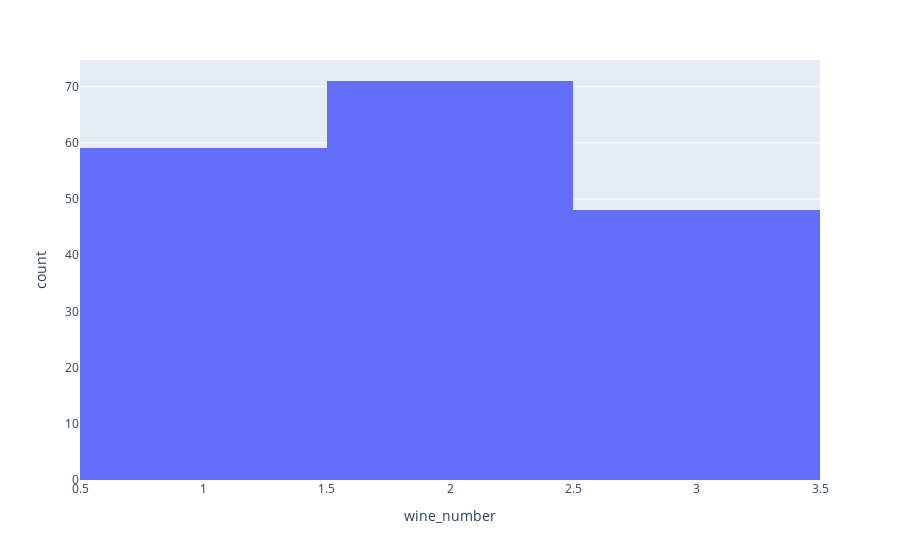
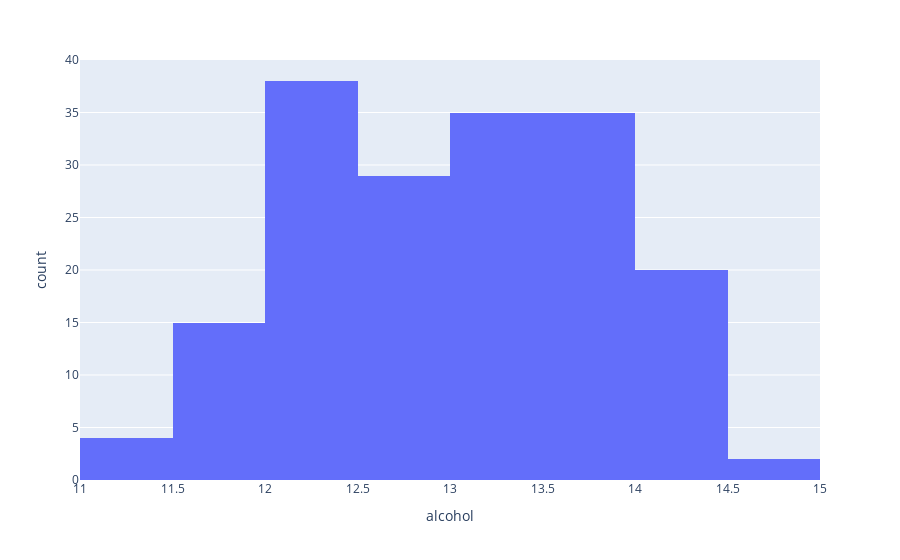
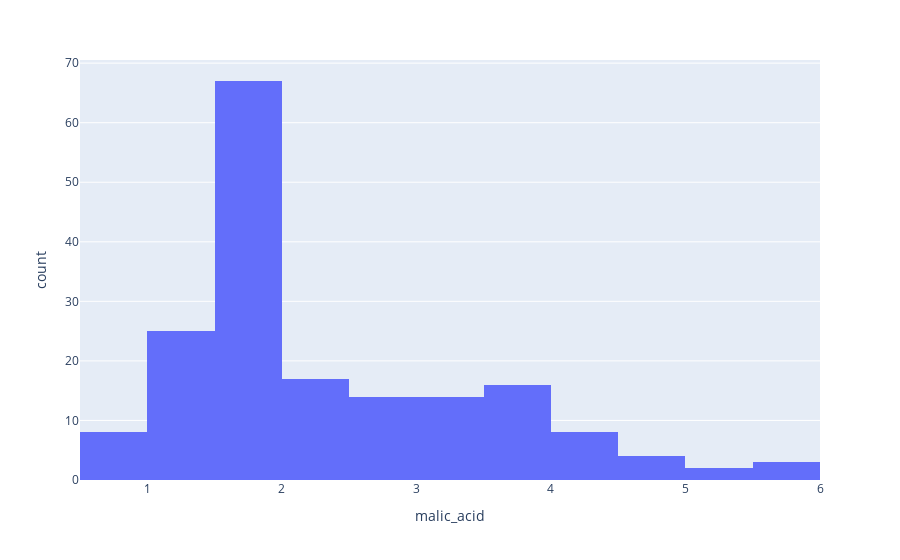
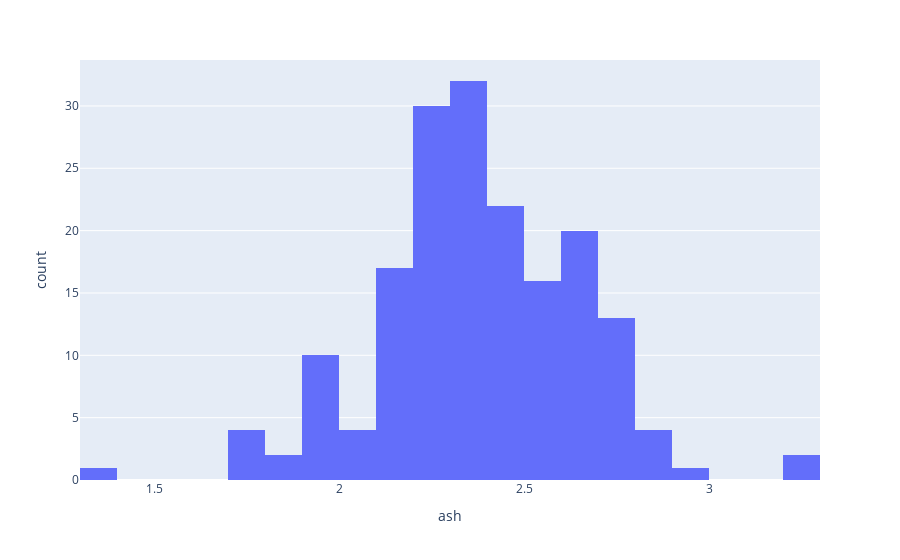

Source (notebook cell) for these figures, in order:
### Markdown cell above
Basic exploration of data distribution

### Code cell
#all distributions
for col in df.keys():
    if df[col].dtype !='O':
        display(px.histogram(x=df[col],labels={'x':col}))

### Figure 1 — Plotly figure (JSON) as saved in the notebook; plotly's stock layout.template omitted (floating-point values rounded to 4 significant figures; data arrays with more than 128 entries replaced by an {"elided": "..."} marker saying what was removed)
{"data": [{"alignmentgroup": "True", "bingroup": "x", "hovertemplate": "wine_number=%{x}<br>count=%{y}<extra></extra>", "legendgroup": "", "marker": {"color": "#636efa", "pattern": {"shape": ""}}, "name": "", "offsetgroup": "", "orientation": "v", "showlegend": false, "type": "histogram", "x": {"elided": "178 int values"}, "xaxis": "x", "yaxis": "y"}], "layout": {"barmode": "relative", "legend": {"tracegroupgap": 0}, "margin": {"t": 60}, "xaxis": {"anchor": "y", "domain": [0, 1], "title": {"text": "wine_number"}}, "yaxis": {"anchor": "x", "domain": [0, 1], "title": {"text": "count"}}}}

### Figure 2 — Plotly figure (JSON) as saved in the notebook; plotly's stock layout.template omitted (floating-point values rounded to 4 significant figures; data arrays with more than 128 entries replaced by an {"elided": "..."} marker saying what was removed)
{"data": [{"alignmentgroup": "True", "bingroup": "x", "hovertemplate": "alcohol=%{x}<br>count=%{y}<extra></extra>", "legendgroup": "", "marker": {"color": "#636efa", "pattern": {"shape": ""}}, "name": "", "offsetgroup": "", "orientation": "v", "showlegend": false, "type": "histogram", "x": {"elided": "178 float values"}, "xaxis": "x", "yaxis": "y"}], "layout": {"barmode": "relative", "legend": {"tracegroupgap": 0}, "margin": {"t": 60}, "xaxis": {"anchor": "y", "domain": [0, 1], "title": {"text": "alcohol"}}, "yaxis": {"anchor": "x", "domain": [0, 1], "title": {"text": "count"}}}}

### Figure 3 — Plotly figure (JSON) as saved in the notebook; plotly's stock layout.template omitted (floating-point values rounded to 4 significant figures; data arrays with more than 128 entries replaced by an {"elided": "..."} marker saying what was removed)
{"data": [{"alignmentgroup": "True", "bingroup": "x", "hovertemplate": "malic_acid=%{x}<br>count=%{y}<extra></extra>", "legendgroup": "", "marker": {"color": "#636efa", "pattern": {"shape": ""}}, "name": "", "offsetgroup": "", "orientation": "v", "showlegend": false, "type": "histogram", "x": {"elided": "178 float values"}, "xaxis": "x", "yaxis": "y"}], "layout": {"barmode": "relative", "legend": {"tracegroupgap": 0}, "margin": {"t": 60}, "xaxis": {"anchor": "y", "domain": [0, 1], "title": {"text": "malic_acid"}}, "yaxis": {"anchor": "x", "domain": [0, 1], "title": {"text": "count"}}}}

### Figure 4 — Plotly figure (JSON) as saved in the notebook; plotly's stock layout.template omitted (floating-point values rounded to 4 significant figures; data arrays with more than 128 entries replaced by an {"elided": "..."} marker saying what was removed)
{"data": [{"alignmentgroup": "True", "bingroup": "x", "hovertemplate": "ash=%{x}<br>count=%{y}<extra></extra>", "legendgroup": "", "marker": {"color": "#636efa", "pattern": {"shape": ""}}, "name": "", "offsetgroup": "", "orientation": "v", "showlegend": false, "type": "histogram", "x": {"elided": "178 float values"}, "xaxis": "x", "yaxis": "y"}], "layout": {"barmode": "relative", "legend": {"tracegroupgap": 0}, "margin": {"t": 60}, "xaxis": {"anchor": "y", "domain": [0, 1], "title": {"text": "ash"}}, "yaxis": {"anchor": "x", "domain": [0, 1], "title": {"text": "count"}}}}
